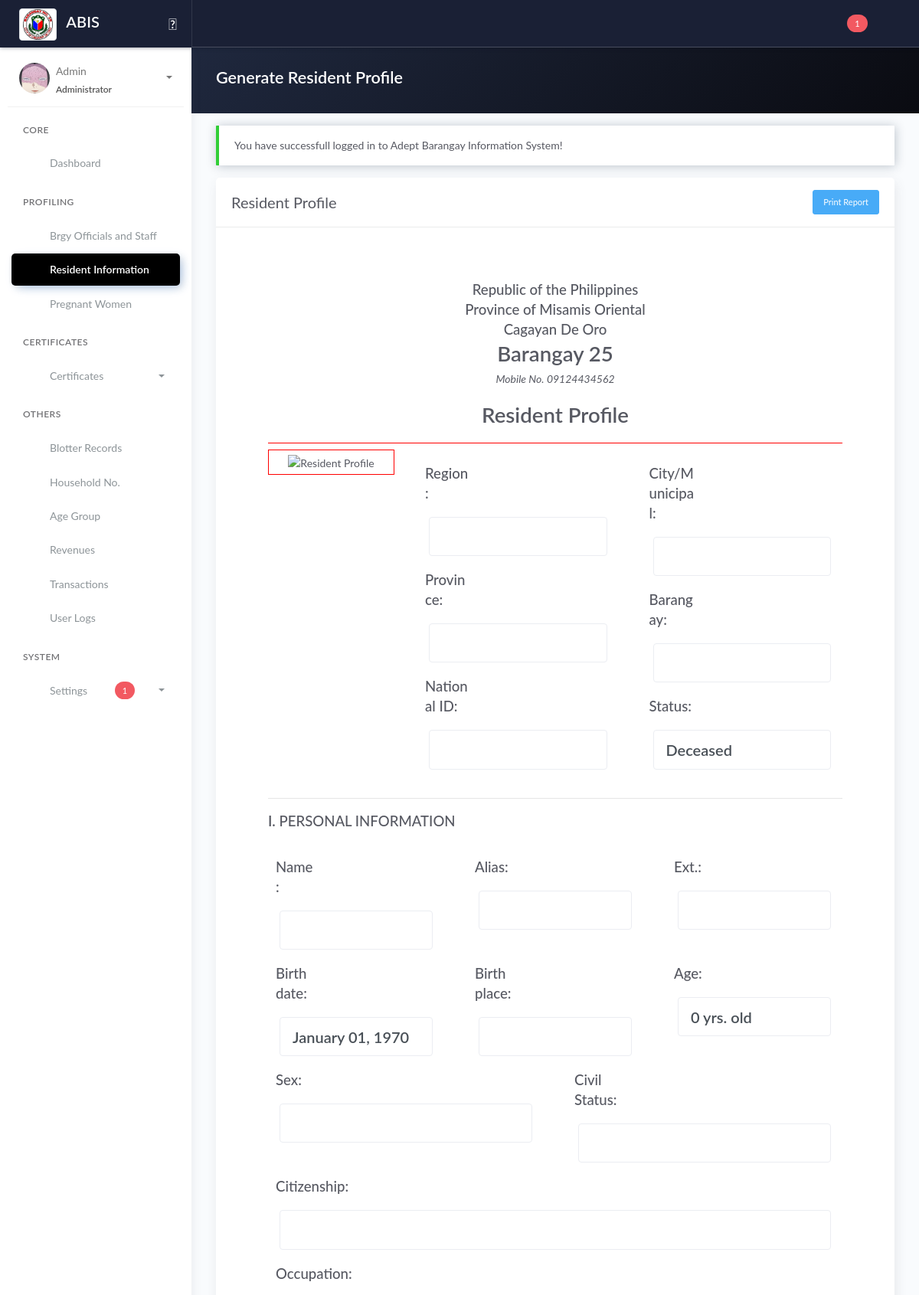
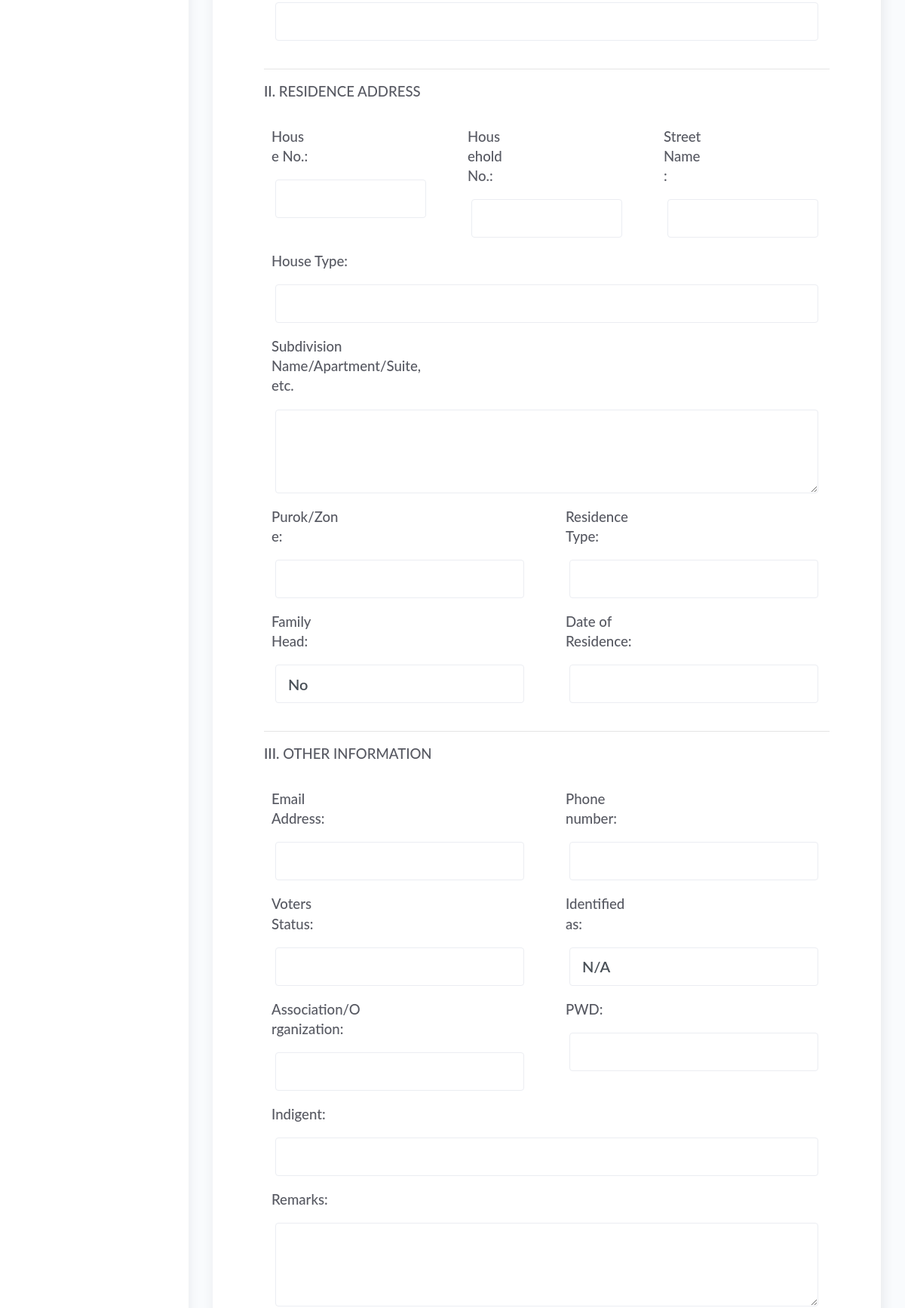
The page /generate_resident2.php (signed in, upper part) on the database its author committed (2 pictures, top to bottom).
### tables this page shows
CREATE TABLE `tblbrgy_info` (
  `id_brgy_info` int(11) NOT NULL,
  `province` varchar(100) DEFAULT NULL,
  `town` varchar(100) DEFAULT NULL,
  `brgy_name` varchar(50) DEFAULT NULL,
  `contact_number` varchar(50) DEFAULT NULL,
  `dashboard_text` text DEFAULT NULL,
  `image` varchar(200) DEFAULT NULL,
  `city_logo` varchar(100) DEFAULT NULL,
  `brgy_logo` varchar(100) DEFAULT NULL
);

### generate_resident2.php (the view, shortened to what the rows shown need)
<!DOCTYPE html>
<html lang="en">
<head>
    <?php include 'templates/header.php' ?>
</head>
<body>
    <div class="wrapper">
        <?php include 'templates/main-header.php' ?>
        <div class="main-panel">
            <div class="content">
                <div class="panel-header bg-dark-gradient">
                    <div class="page-inner">
                        <div class="d-flex align-items-left align-items-md-center flex-column flex-md-row">
                            <div>
                                <h2 class="text-white fw-bold">Generate Resident Profile</h2>
                            </div>
                        </div>
                    </div>
                </div>
                <div class="page-inner">
                    <div class="row mt--2">
                        <div class="col-md-12">
                            <div class="card">
                                <div class="card-body m-5" id="printThis">
                                    <div class="d-flex flex-wrap justify-content-center" style="border-bottom:1px solid red">
                                        <div class="text-center">
                                            <h3 class="mb-0">Republic of the Philippines</h3>
                                            <h3 class="mb-0">Province of <?= ucwords($province) ?></h3>
                                            <h3 class="mb-0"><?= ucwords($town) ?></h3>
                                            <h1 class="fw-bold mb-0"><?= ucwords($brgy) ?></i></h1>
                                            <p><i>Mobile No. <?= $number ?></i></p>
                                            <h1 class="fw-bold mb-3">Resident Profile</h2>
                                        </div>
                                    </div>
                                    <br>
                                </div>
                            </div>
                        </div>
                    </div>
                </div>
            </div>
        </div>
    </div>
    <?php include 'templates/footer.php' ?>
</body>
</html>

### rows shown on the page
tblbrgy_info: province "Misamis Oriental", town "Cagayan De Oro", brgy_name "Barangay 25", contact_number "09124434562"

### other values the page prints
$resultSupport "1"
$_SESSION['username'] "Admin"
$_SESSION['role'] "Administrator"
$_SESSION['message'] "You have successfull logged in to Adept Barangay Information System!"
